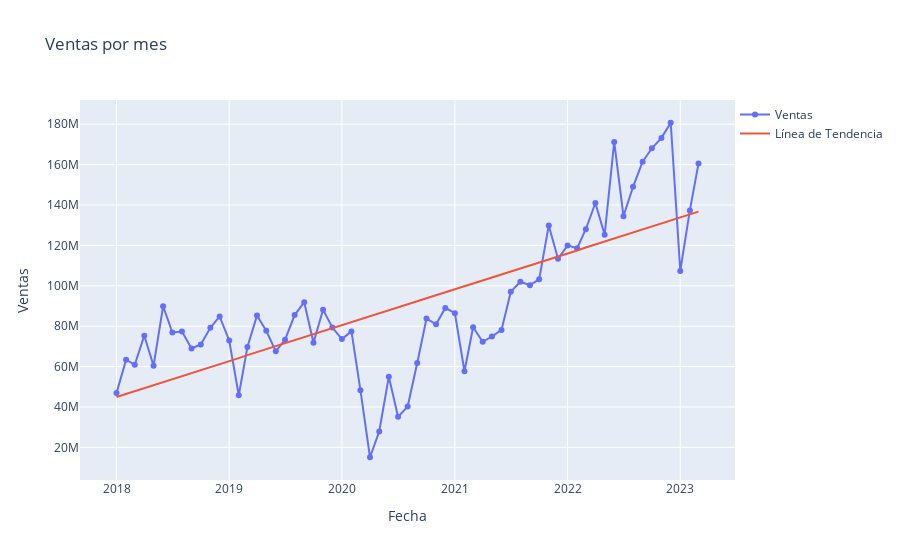
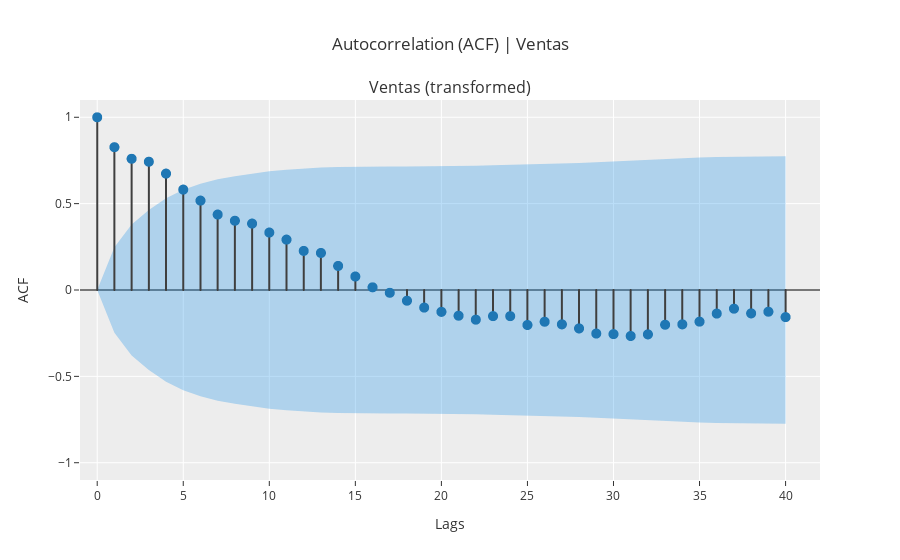
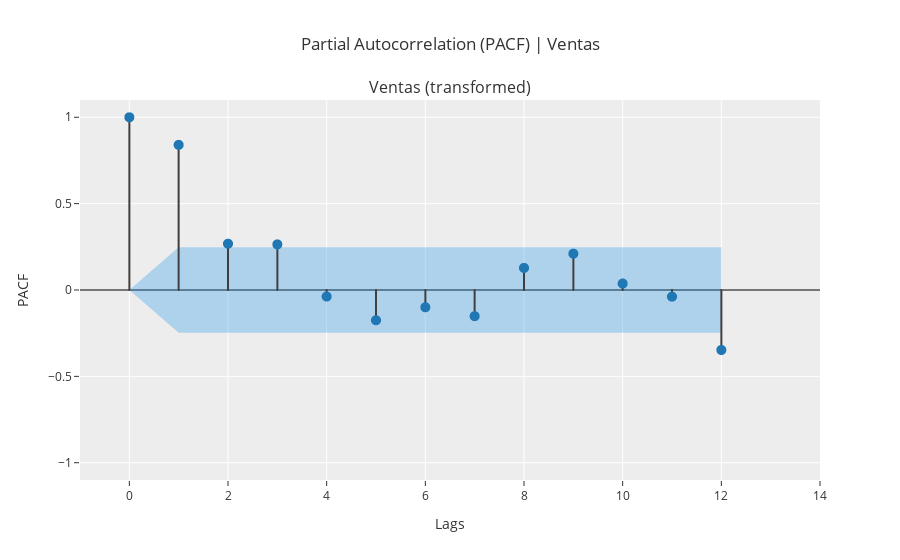

Notebook cell for these charts, in order:
### Code cell
EDA_cluster(ventas_cluster, ventas_nits)

### Figure 1 — Plotly figure (JSON) as saved in the notebook; plotly's stock layout.template omitted (floating-point values rounded to 4 significant figures)
{"data": [{"mode": "lines+markers", "name": "Ventas", "type": "scatter", "x": ["2018-01-01T00:00:00", "2018-02-01T00:00:00", "2018-03-01T00:00:00", "2018-04-01T00:00:00", "2018-05-01T00:00:00", "2018-06-01T00:00:00", "2018-07-01T00:00:00", "2018-08-01T00:00:00", "2018-09-01T00:00:00", "2018-10-01T00:00:00", "2018-11-01T00:00:00", "2018-12-01T00:00:00", "2019-01-01T00:00:00", "2019-02-01T00:00:00", "2019-03-01T00:00:00", "2019-04-01T00:00:00", "2019-05-01T00:00:00", "2019-06-01T00:00:00", "2019-07-01T00:00:00", "2019-08-01T00:00:00", "2019-09-01T00:00:00", "2019-10-01T00:00:00", "2019-11-01T00:00:00", "2019-12-01T00:00:00", "2020-01-01T00:00:00", "2020-02-01T00:00:00", "2020-03-01T00:00:00", "2020-04-01T00:00:00", "2020-05-01T00:00:00", "2020-06-01T00:00:00", "2020-07-01T00:00:00", "2020-08-01T00:00:00", "2020-09-01T00:00:00", "2020-10-01T00:00:00", "2020-11-01T00:00:00", "2020-12-01T00:00:00", "2021-01-01T00:00:00", "2021-02-01T00:00:00", "2021-03-01T00:00:00", "2021-04-01T00:00:00", "2021-05-01T00:00:00", "2021-06-01T00:00:00", "2021-07-01T00:00:00", "2021-08-01T00:00:00", "2021-09-01T00:00:00", "2021-10-01T00:00:00", "2021-11-01T00:00:00", "2021-12-01T00:00:00", "2022-01-01T00:00:00", "2022-02-01T00:00:00", "2022-03-01T00:00:00", "2022-04-01T00:00:00", "2022-05-01T00:00:00", "2022-06-01T00:00:00", "2022-07-01T00:00:00", "2022-08-01T00:00:00", "2022-09-01T00:00:00", "2022-10-01T00:00:00", "2022-11-01T00:00:00", "2022-12-01T00:00:00", "2023-01-01T00:00:00", "2023-02-01T00:00:00", "2023-03-01T00:00:00"], "y": [46870279, 63431764, 60881039, 75301454, 60389566, 89876743, 76848729, 77312103, 68979246, 70968512, 79180890, 84850060, 72929590, 45829835, 69704854, 85247807, 77694286, 67547334, 73311358, 85483041, 91884894, 71757938, 88181121, 79323535, 73622812, 77428109, 48308576, 15115229, 27903694, 55018081, 35172644, 40201828, 61748282, 83808356, 80950789, 89030471, 86417268, 57707391, 79452546, 72280549, 74887662, 78149093, 97060246, 102018316, 100310245, 103206140, 129886804, 113370157, 119997852, 118589687, 127994518, 140995039, 125231803, 171240631, 134427500, 149015217, 161415386, 168066467, 173223804, 180712926, 107354172, 137320159, 160495988]}, {"mode": "lines", "name": "Línea de Tendencia", "type": "scatter", "x": ["2018-01-01T00:00:00", "2018-02-01T00:00:00", "2018-03-01T00:00:00", "2018-04-01T00:00:00", "2018-05-01T00:00:00", "2018-06-01T00:00:00", "2018-07-01T00:00:00", "2018-08-01T00:00:00", "2018-09-01T00:00:00", "2018-10-01T00:00:00", "2018-11-01T00:00:00", "2018-12-01T00:00:00", "2019-01-01T00:00:00", "2019-02-01T00:00:00", "2019-03-01T00:00:00", "2019-04-01T00:00:00", "2019-05-01T00:00:00", "2019-06-01T00:00:00", "2019-07-01T00:00:00", "2019-08-01T00:00:00", "2019-09-01T00:00:00", "2019-10-01T00:00:00", "2019-11-01T00:00:00", "2019-12-01T00:00:00", "2020-01-01T00:00:00", "2020-02-01T00:00:00", "2020-03-01T00:00:00", "2020-04-01T00:00:00", "2020-05-01T00:00:00", "2020-06-01T00:00:00", "2020-07-01T00:00:00", "2020-08-01T00:00:00", "2020-09-01T00:00:00", "2020-10-01T00:00:00", "2020-11-01T00:00:00", "2020-12-01T00:00:00", "2021-01-01T00:00:00", "2021-02-01T00:00:00", "2021-03-01T00:00:00", "2021-04-01T00:00:00", "2021-05-01T00:00:00", "2021-06-01T00:00:00", "2021-07-01T00:00:00", "2021-08-01T00:00:00", "2021-09-01T00:00:00", "2021-10-01T00:00:00", "2021-11-01T00:00:00", "2021-12-01T00:00:00", "2022-01-01T00:00:00", "2022-02-01T00:00:00", "2022-03-01T00:00:00", "2022-04-01T00:00:00", "2022-05-01T00:00:00", "2022-06-01T00:00:00", "2022-07-01T00:00:00", "2022-08-01T00:00:00", "2022-09-01T00:00:00", "2022-10-01T00:00:00", "2022-11-01T00:00:00", "2022-12-01T00:00:00", "2023-01-01T00:00:00", "2023-02-01T00:00:00", "2023-03-01T00:00:00"], "y": [44940000.0, 46420000.0, 47900000.0, 49380000.0, 50860000.0, 52350000.0, 53830000.0, 55310000.0, 56790000.0, 58270000.0, 59750000.0, 61230000.0, 62710000.0, 64190000.0, 65670000.0, 67150000.0, 68630000.0, 70110000.0, 71590000.0, 73070000.0, 74550000.0, 76030000.0, 77510000.0, 79000000.0, 80480000.0, 81960000.0, 83440000.0, 84920000.0, 86400000.0, 87880000.0, 89360000.0, 90840000.0, 92320000.0, 93800000.0, 95280000.0, 96760000.0, 98240000.0, 99720000.0, 101200000.0, 102700000.0, 104200000.0, 105600000.0, 107100000.0, 108600000.0, 110100000.0, 111600000.0, 113000000.0, 114500000.0, 116000000.0, 117500000.0, 119000000.0, 120500000.0, 121900000.0, 123400000.0, 124900000.0, 126400000.0, 127900000.0, 129300000.0, 130800000.0, 132300000.0, 133800000.0, 135300000.0, 136700000.0]}], "layout": {"legend": {"x": 1, "y": 1}, "title": {"text": "Ventas por mes"}, "xaxis": {"title": {"text": "Fecha"}}, "yaxis": {"title": {"text": "Ventas"}}}}

### Figure 2 — Plotly figure (JSON) as saved in the notebook; plotly's stock layout.template omitted (floating-point values rounded to 4 significant figures)
{"data": [{"line": {"color": "#3f3f3f"}, "marker": {"size": 10}, "mode": "lines", "name": "ACF", "showlegend": false, "type": "scattergl", "x": [0, 0], "xaxis": "x", "y": [0, 1], "yaxis": "y"}, {"line": {"color": "#3f3f3f"}, "marker": {"size": 10}, "mode": "lines", "name": "ACF", "showlegend": false, "type": "scattergl", "x": [1, 1], "xaxis": "x", "y": [0, 0.8268], "yaxis": "y"}, {"line": {"color": "#3f3f3f"}, "marker": {"size": 10}, "mode": "lines", "name": "ACF", "showlegend": false, "type": "scattergl", "x": [2, 2], "xaxis": "x", "y": [0, 0.7597], "yaxis": "y"}, {"line": {"color": "#3f3f3f"}, "marker": {"size": 10}, "mode": "lines", "name": "ACF", "showlegend": false, "type": "scattergl", "x": [3, 3], "xaxis": "x", "y": [0, 0.7426], "yaxis": "y"}, {"line": {"color": "#3f3f3f"}, "marker": {"size": 10}, "mode": "lines", "name": "ACF", "showlegend": false, "type": "scattergl", "x": [4, 4], "xaxis": "x", "y": [0, 0.6737], "yaxis": "y"}, {"line": {"color": "#3f3f3f"}, "marker": {"size": 10}, "mode": "lines", "name": "ACF", "showlegend": false, "type": "scattergl", "x": [5, 5], "xaxis": "x", "y": [0, 0.5812], "yaxis": "y"}, {"line": {"color": "#3f3f3f"}, "marker": {"size": 10}, "mode": "lines", "name": "ACF", "showlegend": false, "type": "scattergl", "x": [6, 6], "xaxis": "x", "y": [0, 0.5175], "yaxis": "y"}, {"line": {"color": "#3f3f3f"}, "marker": {"size": 10}, "mode": "lines", "name": "ACF", "showlegend": false, "type": "scattergl", "x": [7, 7], "xaxis": "x", "y": [0, 0.4367], "yaxis": "y"}, {"line": {"color": "#3f3f3f"}, "marker": {"size": 10}, "mode": "lines", "name": "ACF", "showlegend": false, "type": "scattergl", "x": [8, 8], "xaxis": "x", "y": [0, 0.4009], "yaxis": "y"}, {"line": {"color": "#3f3f3f"}, "marker": {"size": 10}, "mode": "lines", "name": "ACF", "showlegend": false, "type": "scattergl", "x": [9, 9], "xaxis": "x", "y": [0, 0.3844], "yaxis": "y"}, {"line": {"color": "#3f3f3f"}, "marker": {"size": 10}, "mode": "lines", "name": "ACF", "showlegend": false, "type": "scattergl", "x": [10, 10], "xaxis": "x", "y": [0, 0.3325], "yaxis": "y"}, {"line": {"color": "#3f3f3f"}, "marker": {"size": 10}, "mode": "lines", "name": "ACF", "showlegend": false, "type": "scattergl", "x": [11, 11], "xaxis": "x", "y": [0, 0.2917], "yaxis": "y"}, {"line": {"color": "#3f3f3f"}, "marker": {"size": 10}, "mode": "lines", "name": "ACF", "showlegend": false, "type": "scattergl", "x": [12, 12], "xaxis": "x", "y": [0, 0.2264], "yaxis": "y"}, {"line": {"color": "#3f3f3f"}, "marker": {"size": 10}, "mode": "lines", "name": "ACF", "showlegend": false, "type": "scattergl", "x": [13, 13], "xaxis": "x", "y": [0, 0.2144], "yaxis": "y"}, {"line": {"color": "#3f3f3f"}, "marker": {"size": 10}, "mode": "lines", "name": "ACF", "showlegend": false, "type": "scattergl", "x": [14, 14], "xaxis": "x", "y": [0, 0.1393], "yaxis": "y"}, {"line": {"color": "#3f3f3f"}, "marker": {"size": 10}, "mode": "lines", "name": "ACF", "showlegend": false, "type": "scattergl", "x": [15, 15], "xaxis": "x", "y": [0, 0.07804], "yaxis": "y"}, {"line": {"color": "#3f3f3f"}, "marker": {"size": 10}, "mode": "lines", "name": "ACF", "showlegend": false, "type": "scattergl", "x": [16, 16], "xaxis": "x", "y": [0, 0.01556], "yaxis": "y"}, {"line": {"color": "#3f3f3f"}, "marker": {"size": 10}, "mode": "lines", "name": "ACF", "showlegend": false, "type": "scattergl", "x": [17, 17], "xaxis": "x", "y": [0, -0.01616], "yaxis": "y"}, {"line": {"color": "#3f3f3f"}, "marker": {"size": 10}, "mode": "lines", "name": "ACF", "showlegend": false, "type": "scattergl", "x": [18, 18], "xaxis": "x", "y": [0, -0.0621], "yaxis": "y"}, {"line": {"color": "#3f3f3f"}, "marker": {"size": 10}, "mode": "lines", "name": "ACF", "showlegend": false, "type": "scattergl", "x": [19, 19], "xaxis": "x", "y": [0, -0.1018], "yaxis": "y"}, {"line": {"color": "#3f3f3f"}, "marker": {"size": 10}, "mode": "lines", "name": "ACF", "showlegend": false, "type": "scattergl", "x": [20, 20], "xaxis": "x", "y": [0, -0.1265], "yaxis": "y"}, {"line": {"color": "#3f3f3f"}, "marker": {"size": 10}, "mode": "lines", "name": "ACF", "showlegend": false, "type": "scattergl", "x": [21, 21], "xaxis": "x", "y": [0, -0.1489], "yaxis": "y"}, {"line": {"color": "#3f3f3f"}, "marker": {"size": 10}, "mode": "lines", "name": "ACF", "showlegend": false, "type": "scattergl", "x": [22, 22], "xaxis": "x", "y": [0, -0.172], "yaxis": "y"}, {"line": {"color": "#3f3f3f"}, "marker": {"size": 10}, "mode": "lines", "name": "ACF", "showlegend": false, "type": "scattergl", "x": [23, 23], "xaxis": "x", "y": [0, -0.1512], "yaxis": "y"}, {"line": {"color": "#3f3f3f"}, "marker": {"size": 10}, "mode": "lines", "name": "ACF", "showlegend": false, "type": "scattergl", "x": [24, 24], "xaxis": "x", "y": [0, -0.1514], "yaxis": "y"}, {"line": {"color": "#3f3f3f"}, "marker": {"size": 10}, "mode": "lines", "name": "ACF", "showlegend": false, "type": "scattergl", "x": [25, 25], "xaxis": "x", "y": [0, -0.2027], "yaxis": "y"}, {"line": {"color": "#3f3f3f"}, "marker": {"size": 10}, "mode": "lines", "name": "ACF", "showlegend": false, "type": "scattergl", "x": [26, 26], "xaxis": "x", "y": [0, -0.1838], "yaxis": "y"}, {"line": {"color": "#3f3f3f"}, "marker": {"size": 10}, "mode": "lines", "name": "ACF", "showlegend": false, "type": "scattergl", "x": [27, 27], "xaxis": "x", "y": [0, -0.1988], "yaxis": "y"}, {"line": {"color": "#3f3f3f"}, "marker": {"size": 10}, "mode": "lines", "name": "ACF", "showlegend": false, "type": "scattergl", "x": [28, 28], "xaxis": "x", "y": [0, -0.2225], "yaxis": "y"}, {"line": {"color": "#3f3f3f"}, "marker": {"size": 10}, "mode": "lines", "name": "ACF", "showlegend": false, "type": "scattergl", "x": [29, 29], "xaxis": "x", "y": [0, -0.2523], "yaxis": "y"}, {"line": {"color": "#3f3f3f"}, "marker": {"size": 10}, "mode": "lines", "name": "ACF", "showlegend": false, "type": "scattergl", "x": [30, 30], "xaxis": "x", "y": [0, -0.2555], "yaxis": "y"}, {"line": {"color": "#3f3f3f"}, "marker": {"size": 10}, "mode": "lines", "name": "ACF", "showlegend": false, "type": "scattergl", "x": [31, 31], "xaxis": "x", "y": [0, -0.2662], "yaxis": "y"}, {"line": {"color": "#3f3f3f"}, "marker": {"size": 10}, "mode": "lines", "name": "ACF", "showlegend": false, "type": "scattergl", "x": [32, 32], "xaxis": "x", "y": [0, -0.257], "yaxis": "y"}, {"line": {"color": "#3f3f3f"}, "marker": {"size": 10}, "mode": "lines", "name": "ACF", "showlegend": false, "type": "scattergl", "x": [33, 33], "xaxis": "x", "y": [0, -0.2011], "yaxis": "y"}, {"line": {"color": "#3f3f3f"}, "marker": {"size": 10}, "mode": "lines", "name": "ACF", "showlegend": false, "type": "scattergl", "x": [34, 34], "xaxis": "x", "y": [0, -0.1989], "yaxis": "y"}, {"line": {"color": "#3f3f3f"}, "marker": {"size": 10}, "mode": "lines", "name": "ACF", "showlegend": false, "type": "scattergl", "x": [35, 35], "xaxis": "x", "y": [0, -0.1832], "yaxis": "y"}, {"line": {"color": "#3f3f3f"}, "marker": {"size": 10}, "mode": "lines", "name": "ACF", "showlegend": false, "type": "scattergl", "x": [36, 36], "xaxis": "x", "y": [0, -0.1366], "yaxis": "y"}, {"line": {"color": "#3f3f3f"}, "marker": {"size": 10}, "mode": "lines", "name": "ACF", "showlegend": false, "type": "scattergl", "x": [37, 37], "xaxis": "x", "y": [0, -0.1083], "yaxis": "y"}, {"line": {"color": "#3f3f3f"}, "marker": {"size": 10}, "mode": "lines", "name": "ACF", "showlegend": false, "type": "scattergl", "x": [38, 38], "xaxis": "x", "y": [0, -0.1354], "yaxis": "y"}, {"line": {"color": "#3f3f3f"}, "marker": {"size": 10}, "mode": "lines", "name": "ACF", "showlegend": false, "type": "scattergl", "x": [39, 39], "xaxis": "x", "y": [0, -0.1257], "yaxis": "y"}, {"line": {"color": "#3f3f3f"}, "marker": {"size": 10}, "mode": "lines", "name": "ACF", "showlegend": false, "type": "scattergl", "x": [40, 40], "xaxis": "x", "y": [0, -0.157], "yaxis": "y"}, {"marker": {"color": "#1f77b4", "size": 10}, "mode": "markers", "name": "ACF", "showlegend": false, "type": "scattergl", "x": [0, 1, 2, 3, 4, 5, 6, 7, 8, 9, 10, 11, 12, 13, 14, 15, 16, 17, 18, 19, 20, 21, 22, 23, 24, 25, 26, 27, 28, 29, 30, 31, 32, 33, 34, 35, 36, 37, 38, 39, 40], "xaxis": "x", "y": [1, 0.8268, 0.7597, 0.7426, 0.6737, 0.5812, 0.5175, 0.4367, 0.4009, 0.3844, 0.3325, 0.2917, 0.2264, 0.2144, 0.1393, 0.07804, 0.01556, -0.01616, -0.0621, -0.1018, -0.1265, -0.1489, -0.172, -0.1512, -0.1514, -0.2027, -0.1838, -0.1988, -0.2225, -0.2523, -0.2555, -0.2662, -0.257, -0.2011, -0.1989, -0.1832, -0.1366, -0.1083, -0.1354, -0.1257, -0.157], "yaxis": "y"}, {"line": {"color": "rgba(255,255,255,0)"}, "marker": {"size": 10}, "mode": "lines", "name": "UC", "showlegend": false, "type": "scatter", "x": [0, 1, 2, 3, 4, 5, 6, 7, 8, 9, 10, 11, 12, 13, 14, 15, 16, 17, 18, 19, 20, 21, 22, 23, 24, 25, 26, 27, 28, 29, 30, 31, 32, 33, 34, 35, 36, 37, 38, 39, 40], "xaxis": "x", "y": [0, 0.2469, 0.3799, 0.4634, 0.531, 0.5808, 0.6152, 0.6412, 0.6591, 0.6738, 0.6871, 0.6968, 0.7042, 0.7086, 0.7126, 0.7142, 0.7148, 0.7148, 0.7148, 0.7151, 0.716, 0.7174, 0.7193, 0.7218, 0.7237, 0.7256, 0.7291, 0.7319, 0.7352, 0.7393, 0.7445, 0.7498, 0.7556, 0.7609, 0.7641, 0.7673, 0.7699, 0.7714, 0.7723, 0.7738, 0.775], "yaxis": "y"}, {"fill": "tonexty", "fillcolor": "rgba(32, 146, 230,0.3)", "line": {"color": "rgba(255,255,255,0)"}, "marker": {"size": 10}, "mode": "lines", "name": "LC", "showlegend": false, "type": "scatter", "x": [0, 1, 2, 3, 4, 5, 6, 7, 8, 9, 10, 11, 12, 13, 14, 15, 16, 17, 18, 19, 20, 21, 22, 23, 24, 25, 26, 27, 28, 29, 30, 31, 32, 33, 34, 35, 36, 37, 38, 39, 40], "xaxis": "x", "y": [0, -0.2469, -0.3799, -0.4634, -0.531, -0.5808, -0.6152, -0.6412, -0.6591, -0.6738, -0.6871, -0.6968, -0.7042, -0.7086, -0.7126, -0.7142, -0.7148, -0.7148, -0.7148, -0.7151, -0.716, -0.7174, -0.7193, -0.7218, -0.7237, -0.7256, -0.7291, -0.7319, -0.7352, -0.7393, -0.7445, -0.7498, -0.7556, -0.7609, -0.7641, -0.7673, -0.7699, -0.7714, -0.7723, -0.7738, -0.775], "yaxis": "y"}], "layout": {"annotations": [{"font": {"size": 16}, "showarrow": false, "text": "Ventas (transformed)", "x": 0.5, "xanchor": "center", "xref": "paper", "y": 1, "yanchor": "bottom", "yref": "paper"}], "showlegend": false, "title": {"text": "Autocorrelation (ACF) | Ventas"}, "xaxis": {"anchor": "y", "domain": [0, 1], "range": [-1, 42], "title": {"text": "Lags"}}, "yaxis": {"anchor": "x", "domain": [0, 1], "range": [-1.1, 1.1], "title": {"text": "ACF"}, "zerolinecolor": "#000000"}}}

### Figure 3 — Plotly figure (JSON) as saved in the notebook; plotly's stock layout.template omitted (floating-point values rounded to 4 significant figures)
{"data": [{"line": {"color": "#3f3f3f"}, "marker": {"size": 10}, "mode": "lines", "name": "PACF", "showlegend": false, "type": "scattergl", "x": [0, 0], "xaxis": "x", "y": [0, 1], "yaxis": "y"}, {"line": {"color": "#3f3f3f"}, "marker": {"size": 10}, "mode": "lines", "name": "PACF", "showlegend": false, "type": "scattergl", "x": [1, 1], "xaxis": "x", "y": [0, 0.8401], "yaxis": "y"}, {"line": {"color": "#3f3f3f"}, "marker": {"size": 10}, "mode": "lines", "name": "PACF", "showlegend": false, "type": "scattergl", "x": [2, 2], "xaxis": "x", "y": [0, 0.268], "yaxis": "y"}, {"line": {"color": "#3f3f3f"}, "marker": {"size": 10}, "mode": "lines", "name": "PACF", "showlegend": false, "type": "scattergl", "x": [3, 3], "xaxis": "x", "y": [0, 0.264], "yaxis": "y"}, {"line": {"color": "#3f3f3f"}, "marker": {"size": 10}, "mode": "lines", "name": "PACF", "showlegend": false, "type": "scattergl", "x": [4, 4], "xaxis": "x", "y": [0, -0.03785], "yaxis": "y"}, {"line": {"color": "#3f3f3f"}, "marker": {"size": 10}, "mode": "lines", "name": "PACF", "showlegend": false, "type": "scattergl", "x": [5, 5], "xaxis": "x", "y": [0, -0.1751], "yaxis": "y"}, {"line": {"color": "#3f3f3f"}, "marker": {"size": 10}, "mode": "lines", "name": "PACF", "showlegend": false, "type": "scattergl", "x": [6, 6], "xaxis": "x", "y": [0, -0.1001], "yaxis": "y"}, {"line": {"color": "#3f3f3f"}, "marker": {"size": 10}, "mode": "lines", "name": "PACF", "showlegend": false, "type": "scattergl", "x": [7, 7], "xaxis": "x", "y": [0, -0.1513], "yaxis": "y"}, {"line": {"color": "#3f3f3f"}, "marker": {"size": 10}, "mode": "lines", "name": "PACF", "showlegend": false, "type": "scattergl", "x": [8, 8], "xaxis": "x", "y": [0, 0.1279], "yaxis": "y"}, {"line": {"color": "#3f3f3f"}, "marker": {"size": 10}, "mode": "lines", "name": "PACF", "showlegend": false, "type": "scattergl", "x": [9, 9], "xaxis": "x", "y": [0, 0.2104], "yaxis": "y"}, {"line": {"color": "#3f3f3f"}, "marker": {"size": 10}, "mode": "lines", "name": "PACF", "showlegend": false, "type": "scattergl", "x": [10, 10], "xaxis": "x", "y": [0, 0.0372], "yaxis": "y"}, {"line": {"color": "#3f3f3f"}, "marker": {"size": 10}, "mode": "lines", "name": "PACF", "showlegend": false, "type": "scattergl", "x": [11, 11], "xaxis": "x", "y": [0, -0.03853], "yaxis": "y"}, {"line": {"color": "#3f3f3f"}, "marker": {"size": 10}, "mode": "lines", "name": "PACF", "showlegend": false, "type": "scattergl", "x": [12, 12], "xaxis": "x", "y": [0, -0.3472], "yaxis": "y"}, {"marker": {"color": "#1f77b4", "size": 10}, "mode": "markers", "name": "PACF", "showlegend": false, "type": "scattergl", "x": [0, 1, 2, 3, 4, 5, 6, 7, 8, 9, 10, 11, 12], "xaxis": "x", "y": [1, 0.8401, 0.268, 0.264, -0.03785, -0.1751, -0.1001, -0.1513, 0.1279, 0.2104, 0.0372, -0.03853, -0.3472], "yaxis": "y"}, {"line": {"color": "rgba(255,255,255,0)"}, "marker": {"size": 10}, "mode": "lines", "name": "UC", "showlegend": false, "type": "scatter", "x": [0, 1, 2, 3, 4, 5, 6, 7, 8, 9, 10, 11, 12], "xaxis": "x", "y": [0, 0.2469, 0.2469, 0.2469, 0.2469, 0.2469, 0.2469, 0.2469, 0.2469, 0.2469, 0.2469, 0.2469, 0.2469], "yaxis": "y"}, {"fill": "tonexty", "fillcolor": "rgba(32, 146, 230,0.3)", "line": {"color": "rgba(255,255,255,0)"}, "marker": {"size": 10}, "mode": "lines", "name": "LC", "showlegend": false, "type": "scatter", "x": [0, 1, 2, 3, 4, 5, 6, 7, 8, 9, 10, 11, 12], "xaxis": "x", "y": [0, -0.2469, -0.2469, -0.2469, -0.2469, -0.2469, -0.2469, -0.2469, -0.2469, -0.2469, -0.2469, -0.2469, -0.2469], "yaxis": "y"}], "layout": {"annotations": [{"font": {"size": 16}, "showarrow": false, "text": "Ventas (transformed)", "x": 0.5, "xanchor": "center", "xref": "paper", "y": 1, "yanchor": "bottom", "yref": "paper"}], "showlegend": false, "title": {"text": "Partial Autocorrelation (PACF) | Ventas"}, "xaxis": {"anchor": "y", "domain": [0, 1], "range": [-1, 14], "title": {"text": "Lags"}}, "yaxis": {"anchor": "x", "domain": [0, 1], "range": [-1.1, 1.1], "title": {"text": "PACF"}, "zerolinecolor": "#000000"}}}
